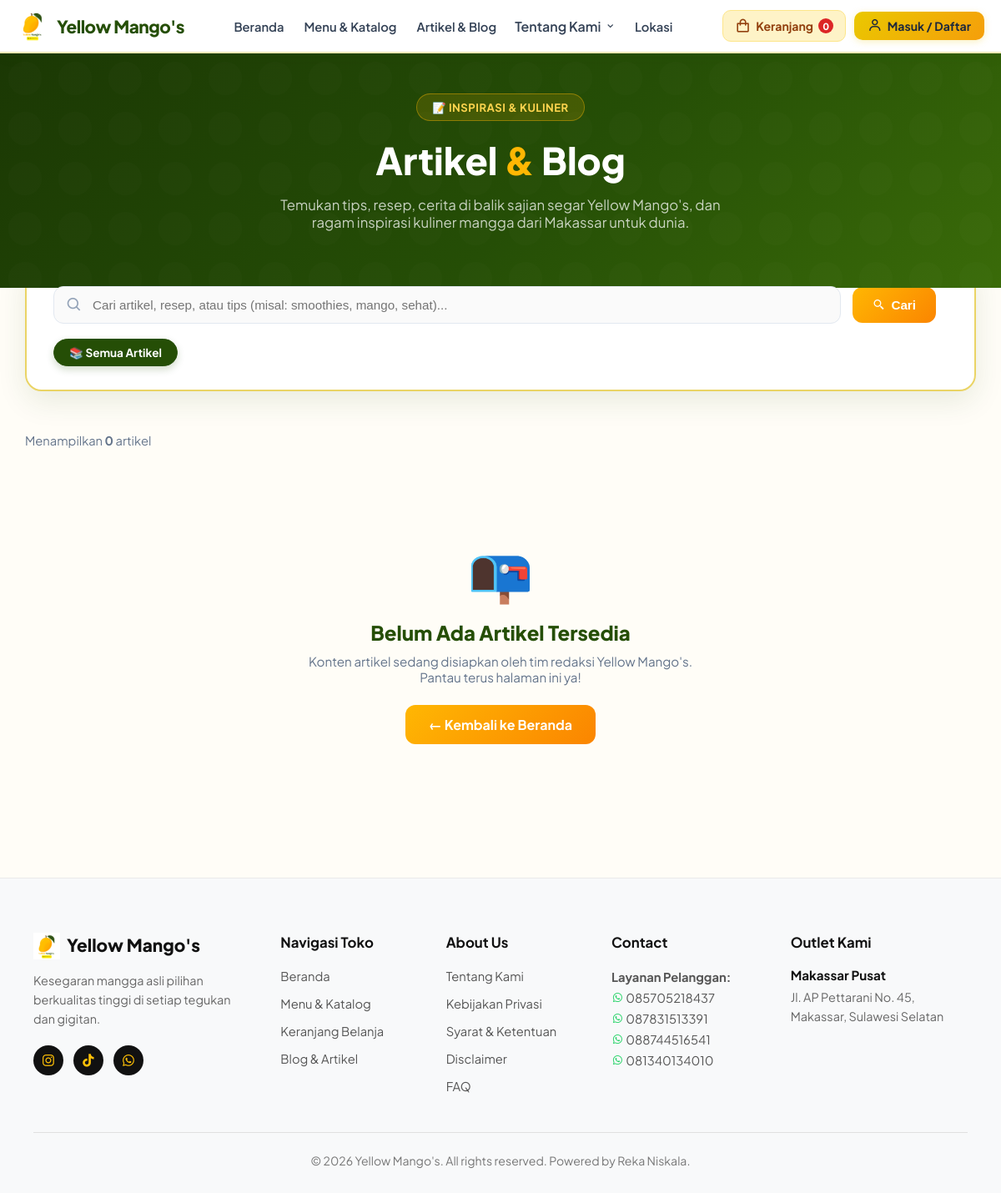
The app's page /artikel/, older data.
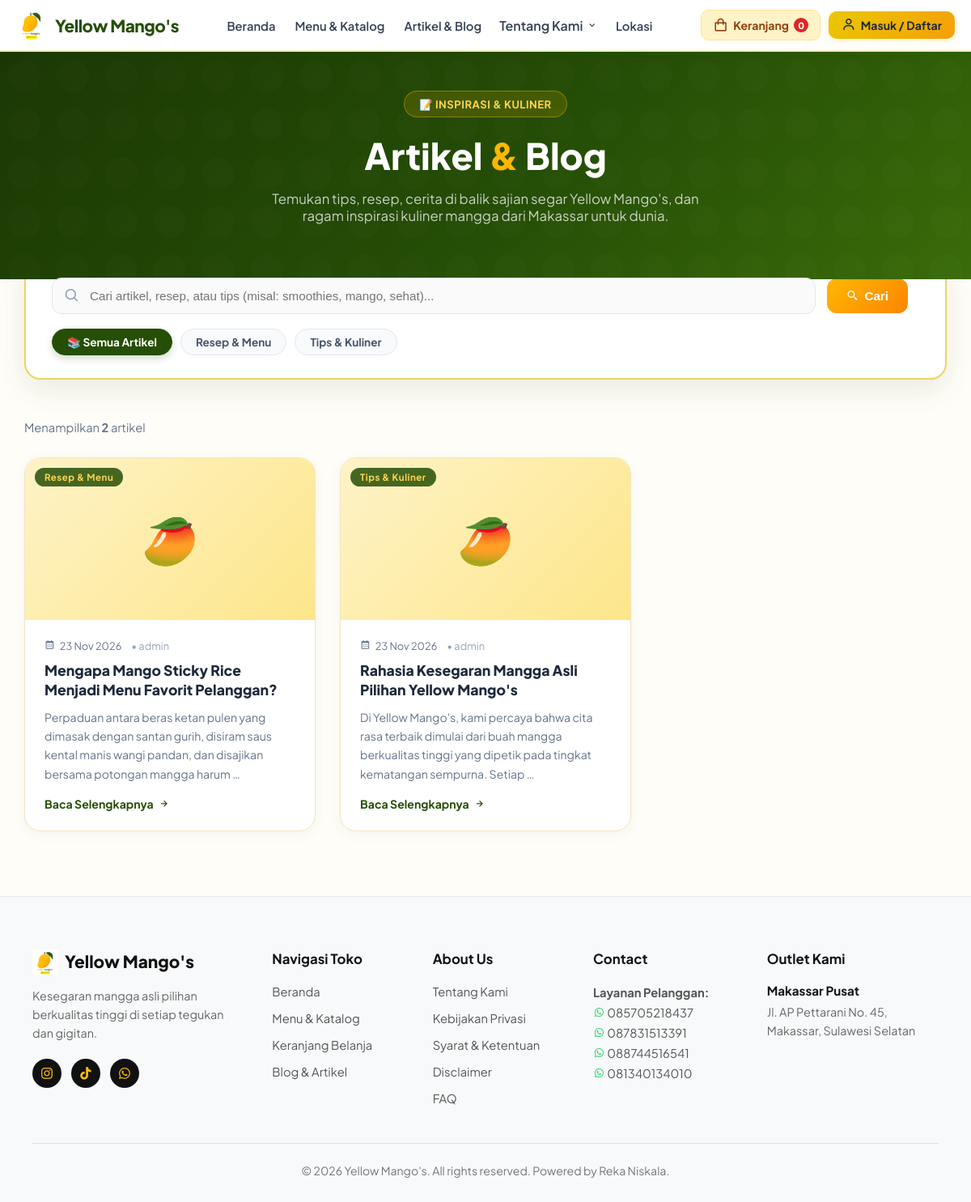
The same page, newer data.
### store/models.py (models this page shows, shortened)
class SiteSetting(models.Model):
    site_name = models.CharField(max_length=100, default="Yellow Mango's", verbose_name="Nama Situs")
    tagline = models.CharField(
        max_length=255,
        default="Kesegaran mangga asli pilihan berkualitas tinggi di setiap tegukan dan gigitan untuk harimu.",
        verbose_name="Tagline Brand"
    )
    seo_description = models.TextField(blank=True, verbose_name="Deskripsi SEO")
    logo = models.ImageField(upload_to='settings/', blank=True, null=True, verbose_name="Logo Website")
    favicon = models.ImageField(upload_to='settings/', blank=True, null=True, verbose_name="Favicon")
    phone_primary = models.CharField(max_length=30, default="0821-YELLOW-M", verbose_name="Nomor Layanan 1")
    phone_secondary = models.CharField(max_length=30, default="(0411) 123-4567", verbose_name="Nomor Layanan 2")
    outlet_name = models.CharField(max_length=100, default="Makassar Pusat", verbose_name="Nama Outlet Utama")
    outlet_address = models.TextField(
        default="Jl. Andi Pangeran Pettarani No. 45\nMakassar, Sulawesi Selatan",
        verbose_name="Alamat Outlet Utama"
    )
    instagram_url = models.URLField(blank=True, default="#", verbose_name="Link Instagram")
    tiktok_url = models.URLField(blank=True, default="#", verbose_name="Link TikTok")
    whatsapp_url = models.URLField(blank=True, default="#", verbose_name="Link WhatsApp")
    class Meta:
        verbose_name = "Pengaturan Website"
        verbose_name_plural = "Pengaturan Website"

class Article(models.Model):
    title = models.CharField(max_length=200, verbose_name="Judul Artikel")
    slug = models.SlugField(max_length=220, unique=True, blank=True)
    category = models.CharField(max_length=100, default="Tips & Kuliner", verbose_name="Kategori")
    tags = models.CharField(max_length=200, blank=True, help_text="Pisahkan dengan koma, contoh: mangga, sehat, promo")
    thumbnail = models.ImageField(upload_to='articles/', blank=True, null=True, verbose_name="Gambar Sampul")
    content = models.TextField(verbose_name="Isi Artikel")
    author = models.ForeignKey(User, on_delete=models.SET_NULL, null=True, blank=True)
    is_published = models.BooleanField(default=True, verbose_name="Publikasikan")
    created_at = models.DateTimeField(auto_now_add=True)
    updated_at = models.DateTimeField(auto_now=True)
    class Meta:
        verbose_name = "Artikel / Blog"
        verbose_name_plural = "Daftar Artikel & Blog"
        ordering = ['-created_at']

### store/views.py (the view)
# urls.py: path('artikel/', views.articles_list_view, name='articles_list'),
def articles_list_view(request):
    q = request.GET.get('q', '').strip()
    category = request.GET.get('category', '').strip()
    articles = Article.objects.filter(is_published=True).order_by('-created_at')
    if q:
        articles = articles.filter(
            Q(title__icontains=q) | Q(content__icontains=q) | Q(tags__icontains=q)
        )
    if category and category != 'ALL':
        articles = articles.filter(category=category)
    category_list = Article.objects.filter(is_published=True).values_list('category', flat=True).distinct()
    context = {
        'articles': articles,
        'category_list': category_list,
        'selected_category': category,
        'search_query': q,
        'total_articles': articles.count(),
    }
    return render(request, 'store/articles_list.html', context)

### templates/store/articles_list.html (shortened to what this page needs)
{% extends 'store/base.html' %}
{% load static %}
{% block content %}
{% include 'store/navbar.html' %}
<div class="article-hero">
    <div class="article-hero-inner">
        <div class="article-hero-badge">📝 Inspirasi & Kuliner</div>
        <h1 class="article-hero-title">Artikel <span>&</span> Blog</h1>
        <p class="article-hero-desc">
            Temukan tips, resep, cerita di balik sajian segar Yellow Mango's, dan
            ragam inspirasi kuliner mangga dari Makassar untuk dunia.
        </p>
    </div>
</div>
<div class="articles-filter-wrap">
    <div class="filter-search-card">
        <form method="GET" action="{% url 'articles_list' %}">
            <div class="filter-row-top">
                <div class="search-wrap">
                    <i class='bx bx-search'></i>
                    <input type="text" name="q" value="{{ search_query }}" class="search-input"
                        placeholder="Cari artikel, resep, atau tips (misal: smoothies, mango, sehat)...">
                </div>
                <button type="submit" class="btn-search">
                    <i class='bx bx-search-alt-2'></i> Cari
                </button>
            </div>
            <div class="cat-tabs-row">
                <a href="{% url 'articles_list' %}" class="cat-tab {% if not selected_category %}active{% endif %}">
                    📚 Semua Artikel
                </a>
                {% for cat in category_list %}
                <a href="{% url 'articles_list' %}?category={{ cat|urlencode }}{% if search_query %}&q={{ search_query }}{% endif %}"
                   class="cat-tab {% if selected_category == cat %}active{% endif %}">
                    {{ cat }}
                </a>
                {% endfor %}
            </div>
        </form>
    </div>
</div>
<div class="articles-container">
    <div class="articles-meta-bar">
        <div>
            Menampilkan <strong>{{ total_articles }}</strong> artikel
        </div>
    </div>
    <div class="articles-grid">
        {% if articles %}
            {% for article in articles %}
            <a href="{% url 'article_detail' article.slug %}" class="article-card">
                <div class="article-thumb">
                    {% if article.thumbnail %}
                        <img src="{{ article.thumbnail.url }}" alt="{{ article.title }}">
                    {% else %}
                        <span class="article-thumb-placeholder">🥭</span>
                    {% endif %}
                    <span class="article-cat-badge">{{ article.category }}</span>
                </div>
                <div class="article-body">
                    <div class="article-date-row">
                        <i class='bx bx-calendar'></i>
                        {{ article.created_at|date:"d M Y" }}
                        {% if article.author %}
                        <span style="margin-left:6px; color:#94A3B8;">• {{ article.author.get_full_name|default:article.author.username }}</span>
                        {% endif %}
                    </div>
                    <h3 class="article-title">{{ article.title }}</h3>
                    <p class="article-excerpt">{{ article.content|striptags|truncatewords:22 }}</p>
                    <span class="article-read-link">
                        Baca Selengkapnya <i class='bx bx-right-arrow-alt'></i>
                    </span>
                </div>
            </a>
            {% endfor %}
        {% else %}
            <div class="empty-articles">
                <div class="empty-icon">📭</div>
                <h3 class="empty-title">Belum Ada Artikel Tersedia</h3>
                <p class="empty-desc">
                    {% if search_query or selected_category %}
                        Tidak ada artikel yang cocok dengan filter kamu.<br>
                        Coba reset filter atau gunakan kata kunci lain.
                    {% else %}
                        Konten artikel sedang disiapkan oleh tim redaksi Yellow Mango's.<br>
                        Pantau terus halaman ini ya!
                    {% endif %}
                </p>
                <a href="{% url 'index' %}" style="display:inline-block; margin-top:24px; padding:12px 28px;
                   background: linear-gradient(135deg, #FFB703, #FB8500); color:#fff;
                   border-radius:12px; font-weight:700; text-decoration:none;">
                    ← Kembali ke Beranda
                </a>
            </div>
        {% endif %}
    </div>
</div>
{% endblock %}

### templates/store/base.html (shortened to what this page needs)
{% load static %}
<!DOCTYPE html>
<html lang="id">
<head>
    <link href='https://unpkg.com/boxicons@2.1.4/css/boxicons.min.css' rel='stylesheet'>
</head>
<body>
    <div class="main-wrapper">
        {% block content %}
        {% endblock %}
    </div>
    {% include 'store/footer.html' %}
</body>
</html>

### templates/store/navbar.html (shortened to what this page needs)
{% load static %}
<header class="ym-navbar-wrapper">
    <div class="ym-navbar-container">
        <a href="{% url 'index' %}" class="ym-brand-logo">
            <img src="{% static 'images/logo.png' %}" alt="Logo Yellow Mango's" style="height: 38px; width: 38px; object-fit: contain;">
            <span>Yellow Mango's</span>
        </a>
        <nav>
            <ul class="ym-nav-menu" id="ymNavMenu">
                <li><a href="{% url 'index' %}" class="ym-nav-link">Beranda</a></li>
                <li><a href="{% url 'menu' %}" class="ym-nav-link">Menu & Katalog</a></li>
                <li><a href="{% url 'articles_list' %}" class="ym-nav-link">Artikel & Blog</a></li>
                <li class="ym-tentang-wrapper" id="tentangWrapper">
                    <button type="button" class="ym-nav-link ym-tentang-btn" id="tentangToggle">
                        Tentang Kami <i class='bx bx-chevron-down' style="font-size:0.9rem; vertical-align:middle;"></i>
                    </button>
                </li>
                <li><a href="{% url 'lokasi' %}" class="ym-nav-link">Lokasi</a></li>
            </ul>
        </nav>
        <div class="ym-nav-actions">
            <a href="{% url 'cart' %}" class="ym-cart-btn" title="Keranjang Belanja">
                <i class='bx bx-shopping-bag' style="font-size: 1.2rem;"></i>
                <span>Keranjang</span>
                <span class="ym-cart-badge" id="navCartCount">{{ cart_count }}</span>
            </a>
            {% if user.is_authenticated %}
            <div class="ym-user-menu-wrapper">
                <button type="button" class="ym-user-pill-btn" id="userMenuToggle">
                    <i class='bx bx-user-circle' style="font-size: 1.2rem;"></i>
                    <span>{{ user.first_name|default:user.username|truncatechars:14 }}</span>
                    <i class='bx bx-chevron-down' style="font-size: 1rem; color:#94A3B8;"></i>
                </button>
                <div class="ym-user-dropdown-panel" id="userDropdownPanel">
                    <div class="ym-user-panel-header">
                        <div class="ym-user-panel-name">{{ user.get_full_name|default:user.username }}</div>
                        <div class="ym-user-panel-sub">{{ user.email|default:"Pelanggan Terdaftar" }}</div>
                    </div>
                    <a href="{% url 'user_profile' %}" class="ym-panel-item">
                        <i class='bx bx-user'></i>
                        <span>Profil & Dashboard Saya</span>
                    </a>
                    <a href="{% url 'user_profile' %}?tab=pesanan" class="ym-panel-item">
                        <i class='bx bx-receipt'></i>
                        <span>Riwayat Pesanan</span>
                    </a>
                    <a href="{% url 'user_profile' %}?tab=pesan" class="ym-panel-item">
                        <i class='bx bx-message-rounded-dots'></i>
                        <span>Pesan & Chat Bantuan</span>
                    </a>
                    <a href="{% url 'user_profile' %}?tab=pengaturan" class="ym-panel-item">
                        <i class='bx bx-cog'></i>
                        <span>Pengaturan Akun</span>
                    </a>
                    {% if user.is_staff or user.is_superuser %}
                    <div class="ym-panel-divider"></div>
                    <a href="{% url 'admin_dashboard' %}" class="ym-panel-item" style="color: #254E06;">
                        <i class='bx bxs-dashboard' style="color: #254E06;"></i>
                        <span>Panel Dashboard Admin</span>
                    </a>
                    {% endif %}
                    <div class="ym-panel-divider"></div>
                    <a href="{% url 'logout' %}" class="ym-panel-item logout">
                        <i class='bx bx-log-out'></i>
                        <span>Keluar (Logout)</span>
                    </a>
                </div>
            </div>
            {% else %}
            <a href="{% url 'login' %}?next={{ request.get_full_path|urlencode }}" class="ym-guest-login-btn">
                <i class='bx bx-user' style="font-size: 1.1rem;"></i>
                <span>Masuk / Daftar</span>
            </a>
            {% endif %}
        </div>
    </div>
</header>

### templates/store/footer.html (shortened to what this page needs)
{% load static %}
<footer class="ym-footer-section">
    <div class="ym-footer-container">
        <div class="ym-footer-col">
            <a href="{% url 'index' %}" class="ym-footer-brand">
                <img src="{% static 'images/logo.png' %}" alt="Logo Yellow Mango's" style="height: 32px; width: 32px; object-fit: contain;">
                <span>{{ site_setting.site_name|default:"Yellow Mango's" }}</span>
            </a>
            <p class="ym-footer-tagline">
                {{ site_setting.tagline|default:"Kesegaran mangga asli pilihan berkualitas tinggi di setiap tegukan dan gigitan untuk harimu." }}
            </p>
            <div class="ym-footer-socials">
                <a href="#" aria-label="Instagram"><i class='bx bxl-instagram'></i></a>
                <a href="#" aria-label="TikTok"><i class='bx bxl-tiktok'></i></a>
                <a href="https://wa.me/6285705218437" target="_blank" aria-label="WhatsApp"><i class='bx bxl-whatsapp'></i></a>
            </div>
        </div>
        <div class="ym-footer-col">
            <h3>Navigasi Toko</h3>
            <ul>
                <li><a href="{% url 'index' %}">Beranda</a></li>
                <li><a href="{% url 'menu' %}">Menu & Katalog</a></li>
                <li><a href="{% url 'cart' %}">Keranjang Belanja</a></li>
                <li><a href="{% url 'articles_list' %}">Blog & Artikel</a></li>
            </ul>
        </div>
        <div class="ym-footer-col">
            <h3>About Us</h3>
            <ul>
                <li><a href="{% url 'about' %}">Tentang Kami</a></li>
                <li><a href="{% url 'privacy' %}">Kebijakan Privasi</a></li>
                <li><a href="{% url 'terms' %}">Syarat & Ketentuan</a></li>
                <li><a href="{% url 'disclaimer' %}">Disclaimer</a></li>
                <li><a href="{% url 'faq' %}">FAQ</a></li>
            </ul>
        </div>
        <div class="ym-footer-col">
            <h3>Contact</h3>
            <p class="ym-footer-contact-info">
                <strong>Layanan Pelanggan:</strong><br>
                <a href="https://wa.me/6285705218437" target="_blank" style="color:inherit; text-decoration:none;"><i class='bx bxl-whatsapp' style="color:#25D366;"></i> 085705218437</a><br>
                <a href="https://wa.me/6287831513391" target="_blank" style="color:inherit; text-decoration:none;"><i class='bx bxl-whatsapp' style="color:#25D366;"></i> 087831513391</a><br>
                <a href="https://wa.me/6288744516541" target="_blank" style="color:inherit; text-decoration:none;"><i class='bx bxl-whatsapp' style="color:#25D366;"></i> 088744516541</a><br>
                <a href="https://wa.me/6281340134010" target="_blank" style="color:inherit; text-decoration:none;"><i class='bx bxl-whatsapp' style="color:#25D366;"></i> 081340134010</a>
            </p>
        </div>
        <div class="ym-footer-col ym-footer-locations" id="lokasi-footer">
            <h3>Outlet Kami</h3>
            <h4>{{ site_setting.outlet_name|default:"Makassar Pusat" }}</h4>
            <p>{{ site_setting.outlet_address|default:"Jl. Andi Pangeran Pettarani No. 45\nMakassar, Sulawesi Selatan"|linebreaksbr }}</p>
        </div>
    </div>
    <div class="ym-footer-bottom">
        <p>&copy; 2026 {{ site_setting.site_name|default:"Yellow Mango's" }}. All rights reserved. Powered by Reka Niskala.</p>
    </div>
</footer>

Row changes from the older to the newer data that the page shows:
added Article: category "Resep & Menu", created_at "23 Nov 2026", author.get_full_name "admin", title "Mengapa Mango Sticky Rice Menjadi Menu Favorit Pelanggan?", content "Perpaduan antara beras ketan pulen yang dimasak dengan santan gurih, disiram saus kental manis wangi pandan, dan disajikan bersama potongan mangga harum …"
added Article: category "Tips & Kuliner", created_at "23 Nov 2026", author.get_full_name "admin", title "Rahasia Kesegaran Mangga Asli Pilihan Yellow Mango's", content "Di Yellow Mango's, kami percaya bahwa cita rasa terbaik dimulai dari buah mangga berkualitas tinggi yang dipetik pada tingkat kematangan sempurna. Setiap …"
Text that changed along with them:
{{ total_articles }}: "0" → "2"
new list line: "Resep & Menu"
new list line: "Tips & Kuliner"
text no longer shown: "📭 Belum Ada Artikel Tersedia Konten artikel sedang disiapkan oleh tim redaksi Yellow Mango's. Pantau terus halaman ini ya! ← Kembali ke Beranda"
